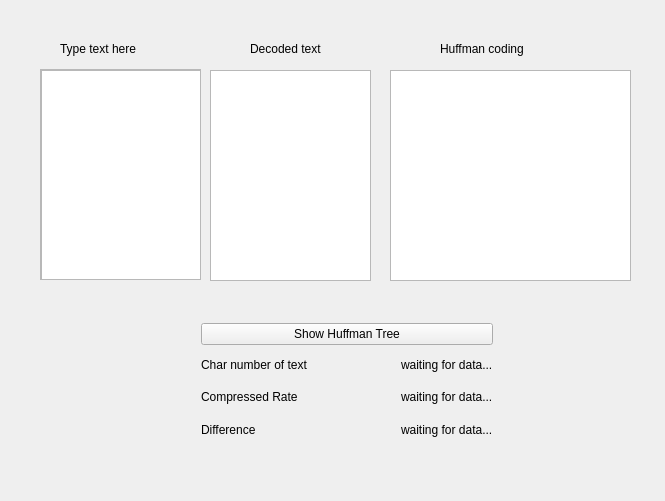
<?xml version="1.0" encoding="UTF-8"?>
<ui version="4.0">
 <class>MainWindow</class>
 <widget class="QMainWindow" name="MainWindow">
  <property name="geometry">
   <rect>
    <x>0</x>
    <y>0</y>
    <width>665</width>
    <height>501</height>
   </rect>
  </property>
  <property name="windowTitle">
   <string>MainWindow</string>
  </property>
  <widget class="QWidget" name="centralWidget">
   <widget class="QScrollArea" name="scrollArea">
    <property name="geometry">
     <rect>
      <x>40</x>
      <y>69</y>
      <width>161</width>
      <height>211</height>
     </rect>
    </property>
    <property name="widgetResizable">
     <bool>true</bool>
    </property>
    <widget class="QWidget" name="scrollAreaWidgetContents">
     <property name="geometry">
      <rect>
       <x>0</x>
       <y>0</y>
       <width>159</width>
       <height>209</height>
      </rect>
     </property>
     <widget class="QPlainTextEdit" name="clear_text">
      <property name="geometry">
       <rect>
        <x>0</x>
        <y>0</y>
        <width>161</width>
        <height>211</height>
       </rect>
      </property>
     </widget>
    </widget>
   </widget>
   <widget class="QTextBrowser" name="textBrowser">
    <property name="geometry">
     <rect>
      <x>210</x>
      <y>70</y>
      <width>161</width>
      <height>211</height>
     </rect>
    </property>
   </widget>
   <widget class="QTextBrowser" name="huffman_coding">
    <property name="geometry">
     <rect>
      <x>390</x>
      <y>70</y>
      <width>241</width>
      <height>211</height>
     </rect>
    </property>
   </widget>
   <widget class="QLabel" name="label_3">
    <property name="geometry">
     <rect>
      <x>60</x>
      <y>40</y>
      <width>111</width>
      <height>17</height>
     </rect>
    </property>
    <property name="text">
     <string>Type text here</string>
    </property>
   </widget>
   <widget class="QLabel" name="label_4">
    <property name="geometry">
     <rect>
      <x>250</x>
      <y>40</y>
      <width>101</width>
      <height>17</height>
     </rect>
    </property>
    <property name="text">
     <string>Decoded text</string>
    </property>
   </widget>
   <widget class="QLabel" name="label_5">
    <property name="geometry">
     <rect>
      <x>440</x>
      <y>40</y>
      <width>121</width>
      <height>17</height>
     </rect>
    </property>
    <property name="text">
     <string>Huffman coding</string>
    </property>
   </widget>
   <widget class="QWidget" name="">
    <property name="geometry">
     <rect>
      <x>190</x>
      <y>312</y>
      <width>314</width>
      <height>142</height>
     </rect>
    </property>
    <layout class="QVBoxLayout" name="verticalLayout">
     <item>
      <widget class="QPushButton" name="show_huffman_tree">
       <property name="text">
        <string>Show Huffman Tree</string>
       </property>
      </widget>
     </item>
     <item>
      <layout class="QHBoxLayout" name="horizontalLayout_3">
       <item>
        <widget class="QLabel" name="label_6">
         <property name="text">
          <string>Char number of text</string>
         </property>
        </widget>
       </item>
       <item>
        <spacer name="horizontalSpacer_3">
         <property name="orientation">
          <enum>Qt::Horizontal</enum>
         </property>
         <property name="sizeHint" stdset="0">
          <size>
           <width>40</width>
           <height>20</height>
          </size>
         </property>
        </spacer>
       </item>
       <item>
        <widget class="QLabel" name="total_char_num">
         <property name="text">
          <string>waiting for data...</string>
         </property>
        </widget>
       </item>
      </layout>
     </item>
     <item>
      <layout class="QHBoxLayout" name="horizontalLayout">
       <item>
        <widget class="QLabel" name="label">
         <property name="text">
          <string>Compressed Rate</string>
         </property>
        </widget>
       </item>
       <item>
        <spacer name="horizontalSpacer">
         <property name="orientation">
          <enum>Qt::Horizontal</enum>
         </property>
         <property name="sizeHint" stdset="0">
          <size>
           <width>40</width>
           <height>20</height>
          </size>
         </property>
        </spacer>
       </item>
       <item>
        <widget class="QLabel" name="compressed_rate">
         <property name="text">
          <string>waiting for data...</string>
         </property>
        </widget>
       </item>
      </layout>
     </item>
     <item>
      <layout class="QHBoxLayout" name="horizontalLayout_2">
       <item>
        <widget class="QLabel" name="label_2">
         <property name="text">
          <string>Difference</string>
         </property>
        </widget>
       </item>
       <item>
        <spacer name="horizontalSpacer_2">
         <property name="orientation">
          <enum>Qt::Horizontal</enum>
         </property>
         <property name="sizeHint" stdset="0">
          <size>
           <width>40</width>
           <height>20</height>
          </size>
         </property>
        </spacer>
       </item>
       <item>
        <widget class="QLabel" name="difference">
         <property name="text">
          <string>waiting for data...</string>
         </property>
        </widget>
       </item>
      </layout>
     </item>
    </layout>
   </widget>
  </widget>
 </widget>
 <layoutdefault spacing="6" margin="11"/>
 <resources/>
 <connections/>
</ui>
